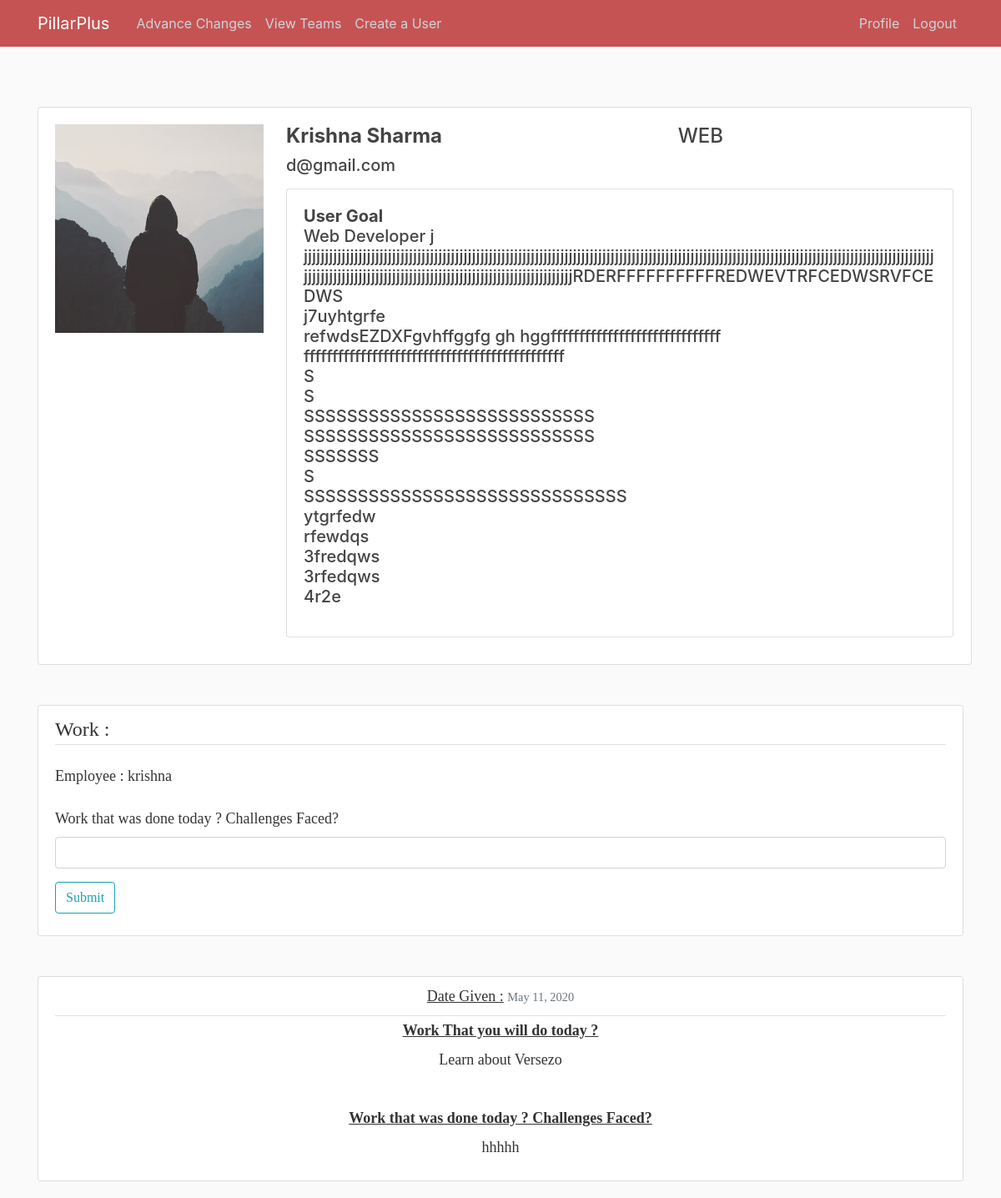
The app's page /hom (signed in), older data.
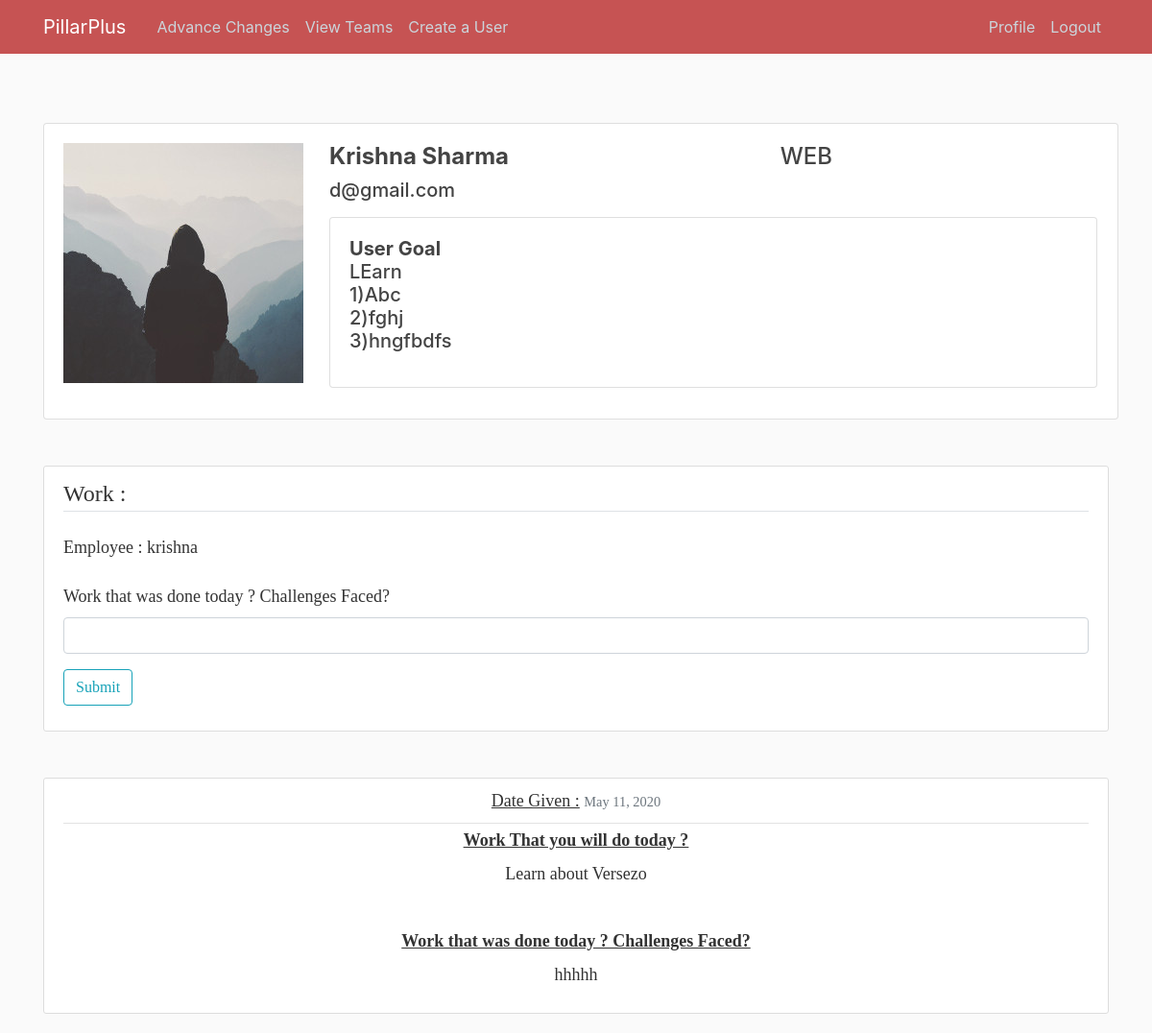
The same page, newer data.
### blog/models.py (models this page shows, shortened)
class Post(models.Model):
    assigned_employee = models.ForeignKey(User, on_delete=models.CASCADE)
    work_today = models.CharField(max_length=500)
    work_done = models.TextField(max_length=500,null=True,blank=True)
    date_posted = models.DateTimeField(default=timezone.now)
    def time(self):
        currentTime = datetime.datetime.now()
        print(currentTime.hour)
        return int(currentTime.hour)

### users/models.py (models this page shows, shortened)
class Profile(models.Model):
    user = models.OneToOneField(User, on_delete=models.CASCADE)
    image = models.ImageField(default='default.jpg', upload_to='profile_pics')
    goal=models.CharField(max_length=1000)
    role=models.CharField(max_length=100)
    team=models.ForeignKey(Team,on_delete=models.CASCADE,blank=True, null=True)

### blog/views.py (the view)
# urls.py: path('hom',create,name="hom"),
@login_required
def create(request):
    print(datetime.datetime.now().hour)
    if (Post.objects.filter(date_posted__day=datetime.datetime.now().day , date_posted__month=datetime.datetime.now().month , date_posted__year=datetime.datetime.now().year,assigned_employee=request.user).count()==0  or (Post.objects.filter(date_posted__day=datetime.datetime.now().day , date_posted__month=datetime.datetime.now().month , date_posted__year=datetime.datetime.now().year,assigned_employee=request.user).count()==1 and (int(datetime.datetime.now().hour)>=18 and int(datetime.datetime.now().hour)<=24) or (int(datetime.datetime.now().hour)>0 and int(datetime.datetime.now().hour<=3))))  :
        if int(datetime.datetime.now().hour)>=6 and int(datetime.datetime.now().hour)<=13:
            if request.method == 'POST':
                today=request.POST['today']
                ins=Post.objects.create(work_today=today,assigned_employee=request.user,date_posted=datetime.datetime.now())
                ins.save()
                return redirect('hom')
            else:
                context = {
                'posts': Post.objects.filter(assigned_employee=request.user).order_by('-date_posted'),
                }
                return render(request, 'blog/user_post.html', context)
        elif (int(datetime.datetime.now().hour)>=18 and int(datetime.datetime.now().hour)<=24) or (int(datetime.datetime.now().hour)>0 and int(datetime.datetime.now().hour<=3)):
            if request.method == 'POST':
                today=request.POST['today']
                if Post.objects.filter(date_posted__day=datetime.datetime.now().day,date_posted__month=datetime.datetime.now().month , date_posted__year=datetime.datetime.now().year,assigned_employee=request.user).count()==1:
                    insta=Post.objects.get(date_posted__day=datetime.datetime.now().day,date_posted__month=datetime.datetime.now().month , date_posted__year=datetime.datetime.now().year,assigned_employee=request.user)
                    insta.work_done=today
                    insta.save()
                    print("created")
                    return redirect('hom')
                elif Post.objects.filter(date_posted__day=(datetime.datetime.now().day-1),date_posted__month=datetime.datetime.now().month , date_posted__year=datetime.datetime.now().year,assigned_employee=request.user).count()==1 and (int(datetime.datetime.now().hour)>0 and int(datetime.datetime.now().hour<=3)):
                    insta=Post.objects.get(date_posted__day=datetime.datetime.now().day,date_posted__month=datetime.datetime.now().month , date_posted__year=datetime.datetime.now().year,assigned_employee=request.user)
                    insta.work_done=today
                    insta.save()
                    return redirect('hom')
                else:
                    ins=Post.objects.create(work_done=today,assigned_employee=request.user,date_posted=datetime.datetime.now())
                    ins.save()
                    return redirect('hom')
            else:
                context = {
                'posts': Post.objects.filter(assigned_employee=request.user).order_by('-date_posted'),
                }
                return render(request, 'blog/user_post.html', context)
        else:
            context = {
                'posts': Post.objects.filter(assigned_employee=request.user).order_by('-date_posted'),
                }
            return render(request, 'blog/user_post.html', context)
    else:
        context = {
                'posts': Post.objects.filter(assigned_employee=request.user).order_by('-date_posted'),
                }
        return render(request, 'blog/user_post.html', context)

### blog/templates/blog/user_post.html (shortened to what this page needs)
{% extends "blog/base.html" %}
{% block content %}
 <br>
 <br>
<div class="container" style="margin:auto;">
    <div class="row">
        <div class="col-xs-120 col-sm-100 col-md-180">
        <div class="card" style="width: 70rem;">
      <div class="card-body">
        <h5 class="card-title">
                <div class="row">
                    <div class="col-sm-3 col-md-3">
                        <img src="{{ posts.first.assigned_employee.profile.image.url }}" alt="" class="img-rounded img-responsive" />
                    </div>
                    <div class="col-sm-6 col-md-6" style="">
                        <h4>
                           <b> {{ posts.first.assigned_employee.get_full_name }}</b><p style="float:right;"> {{ posts.first.assigned_employee.profile.role|safe }}
</p></h4>
                        <p>
{{ posts.first.assigned_employee.email }}
<br />
<div class="card" style="width: 50rem;">
  <div class="card-body">
<p class="article-content"><b>User Goal</b><br>{{ posts.first.assigned_employee.profile.goal|safe }}</p></p>
  </div>
</div>
  </div>
</div>  </div>
                        </div>
                    </div>
                </div>
            </div>
    </div>  <br>
    <br>
        <div class="content-section" style="margin:auto;">
        <form method="POST">
<legend class="border-bottom mb-4">Work :</legend>
  <div class="form-group">
    <label for="formGroupExampleInput"> Employee :</label>
  {{ user.username }}
  </div>
  <div class="form-group">
  {% if posts.first.time <= '6' %}
    <label for="formGroupExampleInput">What Work will you do today::</label>
    <input type="text"  class="form-control" placeholder="" value="" name="today" />
{% elif posts.first.time >= 18 and  posts.first.time <= 24 %}
<label for="formGroupExampleInput">Work that was done today ? Challenges Faced?</label>
    <input type="text"  class="form-control" placeholder="" value="" name="today" />
{% elif  posts.first.time >= 0 and  posts.first.time <= 3%}
<label for="formGroupExampleInput">Work that was done today ? Challenges Faced?</label>
    <input type="text"  class="form-control" placeholder="" value="" name="today" />
{% endif %}
  </div>
            <div class="form-group">
                <button class="btn btn-outline-info" type="submit">Submit</button>
            </div>
        </form>
    </div>
    <br>
    <br>
    {% for post in posts %}
                <article class="media content-section" style="text-align: center;">
                 <br>
                 <br>
                 <br>
                    <div class="media-body">
            <div class="article-metadata">
          <label for="formGroupExampleInput2"><u>Date Given :</u></label>
              <small class="text-muted">{{ post.date_posted|date:"F d, Y" }}</small>
            </div>
            <label for="formGroupExampleInput2"><u><b>Work That you will do today ? </u></b></label><br>
            <p class="article-content">{{ post.work_today }}</a><br><br></p>
                           <label for="formGroupExampleInput2"><u><b>Work that was done today ? Challenges Faced?</u></b></label><br>
            <p class="article-content">{{ post.work_done }} </a></p>
          </div>
        </article>
    {% endfor %}
{% endblock content %}

Row changes from the older to the newer data that the page shows:
changed through a linked row, Post "Learn about Versezo": first.assigned_employee.profile.goal "Web Developer j jjjjjjjjjjjjjjjjjjjjjjjjjjjjjjjjjjjjjjjjjjjjjjjjjjjjjjjjjjjjjjjjjjjjjjjjjjjjjjjjjjjjjjjjjjjjjjjjjjjjjjjjjjjjjjjjjjjjjjjjjjjjjjjjjjjjjjjjjjjjjjjjjjjjjjjjjjjjjjjjjjjjjjjjjjjjjjjjjjjjjjjjjjjjjjjjjjjjjjjjjjjjjjjjjjjjjjRDERFFFFFFFFFFREDWEVTRFCEDWSRVFCEDWS j7uyhtgrfe refwdsEZDXFgvhffggfg gh hggffffffffffffffffffffffffffffff ffffffffffffffffffffffffffffffffffffffffffffff S S SSSSSSSSSSSSSSSSSSSSSSSSSSS SSSSSSSSSSSSSSSSSSSSSSSSSSS SSSSSSS S SSSSSSSSSSSSSSSSSSSSSSSSSSSSSS ytgrfedw rfewdqs 3fredqws 3rfedqws 4r2e" → "LEarn 1)Abc 2)fghj 3)hngfbdfs"
